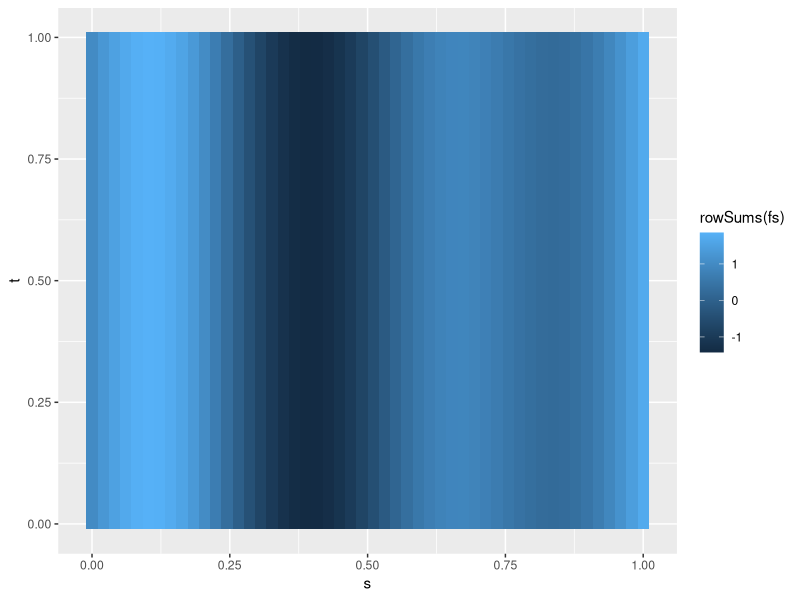
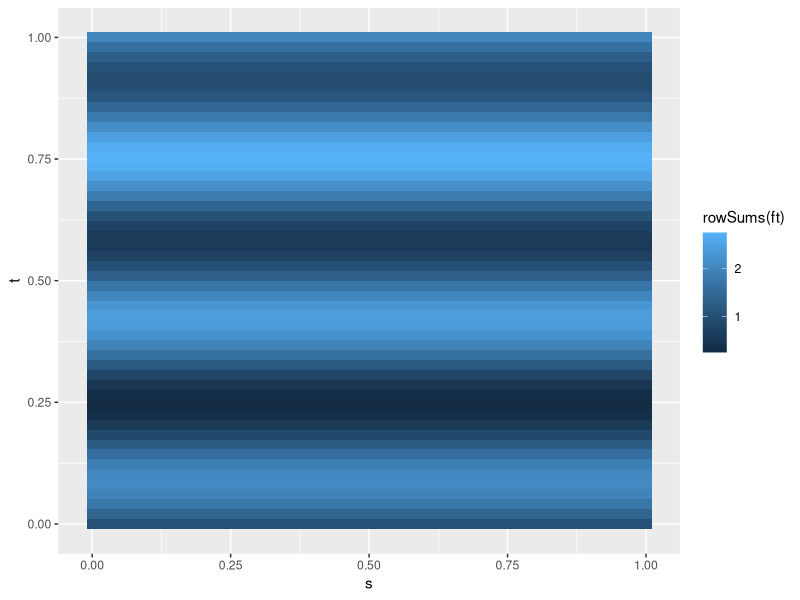
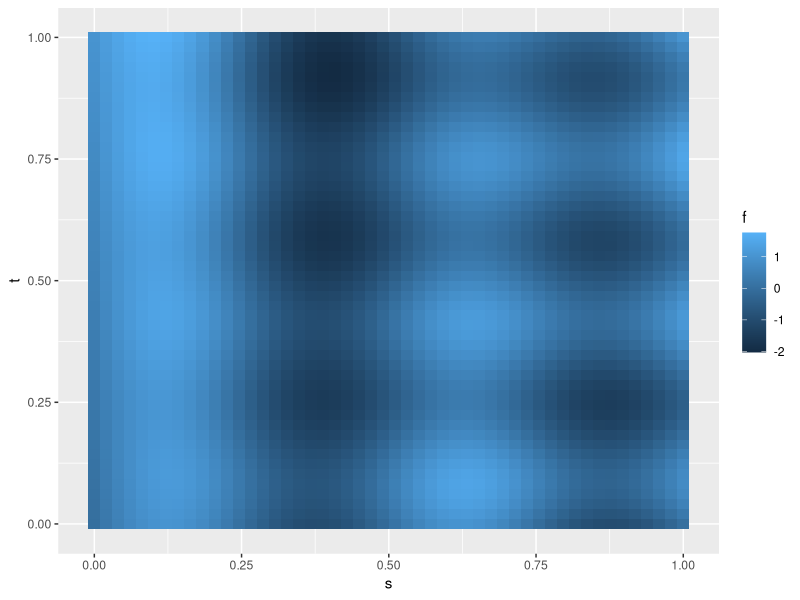
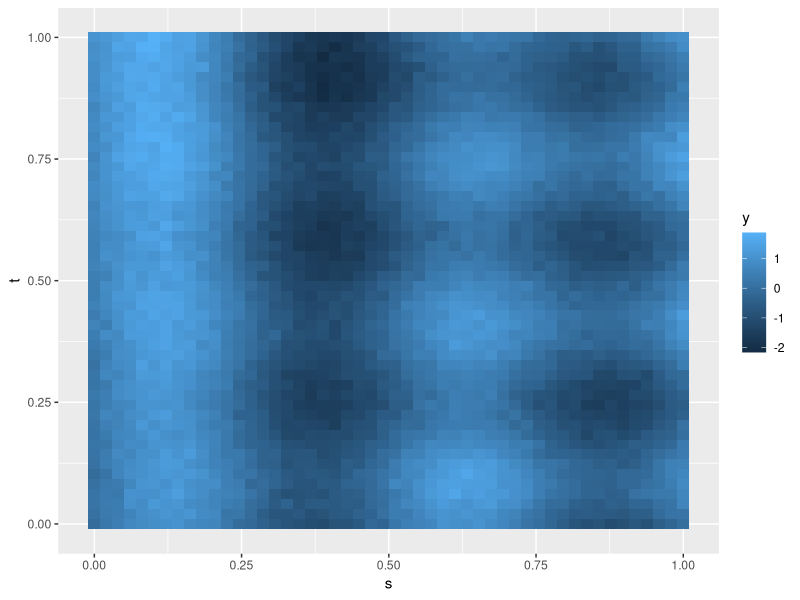

Source code (R) for these figures, in order: (Note: this script raises an error after producing the figures.)
# generate data y(s,t) = sum_k g_k(t) f_k(s)
library("mgcv")

t_grid <- seq(0, 1, l=50)
s_grid <- seq(0, 1, l=50)
data <- expand.grid(s=s_grid, t=t_grid)

t_transforms <- list(function(t) t^0, function(t) t, function(t) sin(6*pi*t))
s_shapes <- list(function(s) sin(4 * pi * s), function(s) cos(2*pi*s),
  function(s) log1p(s))
data <- within(data, {
  ft <- vapply(t_transforms, function(f) do.call(f, list(t=t)), numeric(length(t)))
  fs <- vapply(s_shapes, function(f) do.call(f, list(s=s)), numeric(length(t)))
  f <- rowSums(ft * fs)
  y <- f + .1 * rnorm(length(f))
})
ggplot2::qplot(x=s, y=t, fill = rowSums(fs), data=data, geom="tile")
ggplot2::qplot(x=s, y=t, fill = rowSums(ft), data=data, geom="tile")
ggplot2::qplot(x=s, y=t, fill = f, data=data, geom="tile")
ggplot2::qplot(x=s, y=t, fill = y, data=data, geom="tile")

object <- s(s, t, bs="pi", xt=list(bs="tp", tf=t_transforms))
sm1 <- smooth.construct.pi.smooth.spec(object, data = data, knots=NULL)
sm2 <- smoothCon(object, data=data, knots=NULL, absorb.cons=TRUE)[[1]]

sm3 <- smoothCon(s(s, y, t, bs="pi", xt=list(bs="tp", tf=t_transforms)),
                 data=data, knots=NULL, absorb.cons=TRUE)[[1]]


sm4 <- smoothCon(s(s,t), data=data, knots=NULL, absorb.cons=TRUE)[[1]]

pm1 <- PredictMat(sm1, data=data)
pm2 <- PredictMat(sm2, data=data)
pm3 <- PredictMat(sm3, data=data)



m <- gam(y ~  s(s, t, bs="pi", xt=list(bs="tp", tf=t_transforms)),
  data=data)
m2 <- gam(y ~  s(s, t, bs="pi", xt=t_transforms, k=15),
         data=data)
data$fit <- fitted(m)
data$fit2 <- fitted(m2)
ggplot2::qplot(x=s, y=t, fill = f, data=data, geom="tile")
ggplot2::qplot(x=s, y=t, fill = fit2, data=data, geom="tile")




# Now try w functional variables



